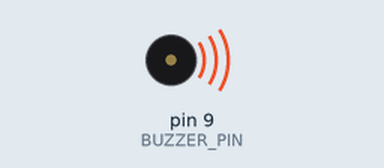
Simulated run of this sketch. Board: Arduino Uno, built with avr-gcc and run on an emulated ATmega328P. On the bench: buzzer (waves = sounding).

Above: at 0.2 s.
At 4.2 s:
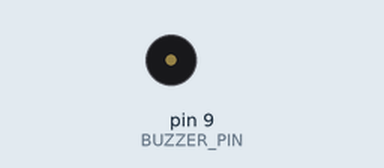
Timing chart, 0 to 5.9 s (numbered marks = the images above):
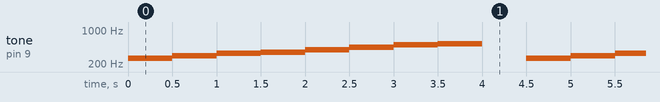

The sketch:

buzzer_simple_melody_do_re_mi.ino
```cpp
#define BUZZER_PIN 9

void setup() {
  //DO, RE, MI, FA, SOL, LA, SI, DO
  // {PIN,FREQUENCY,DELAY}
//  tone(BUZZER_PIN, 262); delay(500);
//  tone(BUZZER_PIN, 294); delay(500);
//  tone(BUZZER_PIN, 330); delay(500);
//  tone(BUZZER_PIN, 349); delay(500);
//  tone(BUZZER_PIN, 395); delay(500);
//  tone(BUZZER_PIN, 440); delay(500);
//  tone(BUZZER_PIN, 494); delay(500);
//  tone(BUZZER_PIN, 523); delay(500);
//  noTone(BUZZER_PIN); delay(500);

}

void loop() {
 tone(BUZZER_PIN, 262); delay(500);
  tone(BUZZER_PIN, 294); delay(500);
  tone(BUZZER_PIN, 330); delay(500);
  tone(BUZZER_PIN, 349); delay(500);
  tone(BUZZER_PIN, 395); delay(500);
  tone(BUZZER_PIN, 440); delay(500);
  tone(BUZZER_PIN, 494); delay(500);
  tone(BUZZER_PIN, 523); delay(500);
  noTone(BUZZER_PIN); delay(500);
}
```

Measured:
- by itself, tone on pin 9 (BUZZER_PIN): repeats every 4.5 s: 294 Hz 0.50 s, 330 Hz 0.50 s, 349 Hz 0.50 s, 395 Hz 0.50 s, 440 Hz 0.50 s, 494 Hz 0.50 s, 523 Hz 0.50 s, silent 0.50 s, 262 Hz 0.50 s
